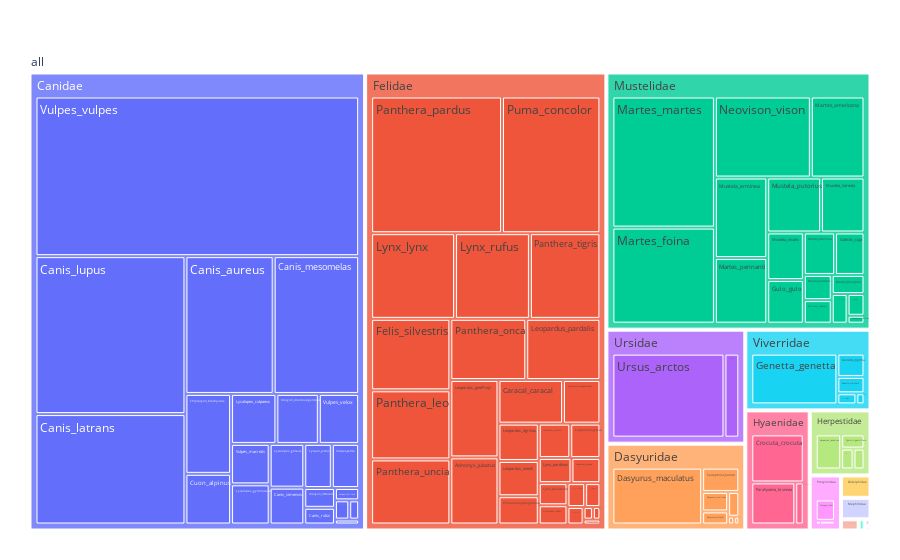

Source (notebook cell):
### Code cell
fig = px.treemap(data_plot, path=[px.Constant("all"), 'familyCarni', 'scientificNameCarni'], values='scientificNameCarni_count')
fig.update_layout(margin = dict(t=50, l=25, r=25, b=25))
fig.show()

### Figure 1 — Plotly figure (JSON) as saved in the notebook; plotly's stock layout.template omitted (floating-point values rounded to 4 significant figures)
{"data": [{"branchvalues": "total", "domain": {"x": [0, 1], "y": [0, 1]}, "hovertemplate": "labels=%{label}<br>scientificNameCarni_count=%{value}<br>parent=%{parent}<br>id=%{id}<extra></extra>", "ids": ["all/Felidae/Acinonyx_jubatus", "all/Herpestidae/Atilax_paludinosus", "all/Procyonidae/Bassariscus_astutus", "all/Canidae/Canis_aureus", "all/Canidae/Canis_latrans", "all/Canidae/Canis_lupus", "all/Canidae/Canis_mesomelas", "all/Canidae/Canis_rufus", "all/Canidae/Canis_simensis", "all/Felidae/Caracal_aurata", "all/Felidae/Caracal_caracal", "all/Felidae/Catopuma_temminckii", "all/Canidae/Chrysocyon_brachyurus", "all/Viverridae/Civettictis_civetta", "all/Hyaenidae/Crocuta_crocuta", "all/Eupleridae/Cryptoprocta_ferox", "all/Canidae/Cuon_alpinus", "all/Herpestidae/Cynictis_penicillata", "all/Dasyuridae/Dasycercus_blythi", "all/Dasyuridae/Dasycercus_cristicauda", "all/Dasyuridae/Dasykaluta_rosamondae", "all/Dasyuridae/Dasyurus_maculatus", "all/Dasyuridae/Dasyurus_viverrinus", "all/Gliridae/Eliomys_quercinus", "all/Felidae/Felis_chaus", "all/Felidae/Felis_margarita", "all/Felidae/Felis_nigripes", "all/Felidae/Felis_silvestris", "all/Mustelidae/Galictis_cuja", "all/Viverridae/Genetta_cristata", "all/Viverridae/Genetta_genetta", "all/Viverridae/Genetta_maculata", "all/Viverridae/Genetta_tigrina", "all/Mustelidae/Gulo_gulo", "all/Felidae/Herpailurus_yagouaroundi", "all/Herpestidae/Herpestes_javanicus", "all/Herpestidae/Herpestes_urva", "all/Hyaenidae/Hyaena_hyaena", "all/Felidae/Leopardus_colocolo", "all/Felidae/Leopardus_geoffroyi", "all/Felidae/Leopardus_guigna", "all/Felidae/Leopardus_jacobita", "all/Felidae/Leopardus_pardalis", "all/Felidae/Leopardus_tigrinus", "all/Felidae/Leopardus_wiedii", "all/Felidae/Leptailurus_serval", "all/Didelphidae/Lestodelphys_halli", "all/Didelphidae/Lutreolina_crassicaudata", "all/Canidae/Lycalopex_culpaeus", "all/Canidae/Lycalopex_griseus", "all/Canidae/Lycalopex_gymnocercus", "all/Canidae/Lycalopex_vetulus", "all/Canidae/Lycaon_pictus", "all/Felidae/Lynx_canadensis", "all/Felidae/Lynx_lynx", "all/Felidae/Lynx_pardinus", "all/Felidae/Lynx_rufus", "all/Mustelidae/Martes_americana", "all/Mustelidae/Martes_flavigula", "all/Mustelidae/Martes_foina", "all/Mustelidae/Martes_martes", "all/Mustelidae/Martes_pennanti", "all/Mustelidae/Martes_zibellina", "all/Mustelidae/Meles_leucurus", "all/Mustelidae/Mellivora_capensis", "all/Didelphidae/Metachirus_nudicaudatus", "all/Didelphidae/Monodelphis_glirina", "all/Mustelidae/Mustela_erminea", "all/Mustelidae/Mustela_itatsi", "all/Mustelidae/Mustela_lutreola", "all/Mustelidae/Mustela_nivalis", "all/Mustelidae/Mustela_putorius", "all/Mustelidae/Mustela_sibirica", "all/Mustelidae/Neovison_vison", "all/Lorisidae/Nycticebus_coucang", "all/Felidae/Otocolobus_manul", "all/Felidae/Panthera_leo", "all/Felidae/Panthera_onca", "all/Felidae/Panthera_pardus", "all/Felidae/Panthera_tigris", "all/Felidae/Panthera_uncia", "all/Hyaenidae/Parahyaena_brunnea", "all/Dasyuridae/Phascogale_tapoatafa", "all/Didelphidae/Philander_frenatus", "all/Felidae/Prionailurus_bengalensis", "all/Procyonidae/Procyon_lotor", "all/Felidae/Puma_concolor", "all/Dasyuridae/Sarcophilus_harrisii", "all/Canidae/Speothos_venaticus", "all/Mephitidae/Spilogale_gracilis", "all/Mephitidae/Spilogale_pygmaea", "all/Mustelidae/Taxidea_taxus", "all/Canidae/Urocyon_cinereoargenteus", "all/Canidae/Urocyon_littoralis", "all/Ursidae/Ursus_arctos", "all/Ursidae/Ursus_maritimus", "all/Phyllostomidae/Vampyrum_spectrum", "all/Canidae/Vulpes_ferrilata", "all/Canidae/Vulpes_lagopus", "all/Canidae/Vulpes_macrotis", "all/Canidae/Vulpes_velox", "all/Canidae/Vulpes_vulpes", "all/Canidae/Vulpes_zerda", "all/Canidae", "all/Dasyuridae", "all/Didelphidae", "all/Eupleridae", "all/Felidae", "all/Gliridae", "all/Herpestidae", "all/Hyaenidae", "all/Lorisidae", "all/Mephitidae", "all/Mustelidae", "all/Phyllostomidae", "all/Procyonidae", "all/Ursidae", "all/Viverridae", "all"], "labels": ["Acinonyx_jubatus", "Atilax_paludinosus", "Bassariscus_astutus", "Canis_aureus", "Canis_latrans", "Canis_lupus", "Canis_mesomelas", "Canis_rufus", "Canis_simensis", "Caracal_aurata", "Caracal_caracal", "Catopuma_temminckii", "Chrysocyon_brachyurus", "Civettictis_civetta", "Crocuta_crocuta", "Cryptoprocta_ferox", "Cuon_alpinus", "Cynictis_penicillata", "Dasycercus_blythi", "Dasycercus_cristicauda", "Dasykaluta_rosamondae", "Dasyurus_maculatus", "Dasyurus_viverrinus", "Eliomys_quercinus", "Felis_chaus", "Felis_margarita", "Felis_nigripes", "Felis_silvestris", "Galictis_cuja", "Genetta_cristata", "Genetta_genetta", "Genetta_maculata", "Genetta_tigrina", "Gulo_gulo", "Herpailurus_yagouaroundi", "Herpestes_javanicus", "Herpestes_urva", "Hyaena_hyaena", "Leopardus_colocolo", "Leopardus_geoffroyi", "Leopardus_guigna", "Leopardus_jacobita", "Leopardus_pardalis", "Leopardus_tigrinus", "Leopardus_wiedii", "Leptailurus_serval", "Lestodelphys_halli", "Lutreolina_crassicaudata", "Lycalopex_culpaeus", "Lycalopex_griseus", "Lycalopex_gymnocercus", "Lycalopex_vetulus", "Lycaon_pictus", "Lynx_canadensis", "Lynx_lynx", "Lynx_pardinus", "Lynx_rufus", "Martes_americana", "Martes_flavigula", "Martes_foina", "Martes_martes", "Martes_pennanti", "Martes_zibellina", "Meles_leucurus", "Mellivora_capensis", "Metachirus_nudicaudatus", "Monodelphis_glirina", "Mustela_erminea", "Mustela_itatsi", "Mustela_lutreola", "Mustela_nivalis", "Mustela_putorius", "Mustela_sibirica", "Neovison_vison", "Nycticebus_coucang", "Otocolobus_manul", "Panthera_leo", "Panthera_onca", "Panthera_pardus", "Panthera_tigris", "Panthera_uncia", "Parahyaena_brunnea", "Phascogale_tapoatafa", "Philander_frenatus", "Prionailurus_bengalensis", "Procyon_lotor", "Puma_concolor", "Sarcophilus_harrisii", "Speothos_venaticus", "Spilogale_gracilis", "Spilogale_pygmaea", "Taxidea_taxus", "Urocyon_cinereoargenteus", "Urocyon_littoralis", "Ursus_arctos", "Ursus_maritimus", "Vampyrum_spectrum", "Vulpes_ferrilata", "Vulpes_lagopus", "Vulpes_macrotis", "Vulpes_velox", "Vulpes_vulpes", "Vulpes_zerda", "Canidae", "Dasyuridae", "Didelphidae", "Eupleridae", "Felidae", "Gliridae", "Herpestidae", "Hyaenidae", "Lorisidae", "Mephitidae", "Mustelidae", "Phyllostomidae", "Procyonidae", "Ursidae", "Viverridae", "all"], "name": "", "parents": ["all/Felidae", "all/Herpestidae", "all/Procyonidae", "all/Canidae", "all/Canidae", "all/Canidae", "all/Canidae", "all/Canidae", "all/Canidae", "all/Felidae", "all/Felidae", "all/Felidae", "all/Canidae", "all/Viverridae", "all/Hyaenidae", "all/Eupleridae", "all/Canidae", "all/Herpestidae", "all/Dasyuridae", "all/Dasyuridae", "all/Dasyuridae", "all/Dasyuridae", "all/Dasyuridae", "all/Gliridae", "all/Felidae", "all/Felidae", "all/Felidae", "all/Felidae", "all/Mustelidae", "all/Viverridae", "all/Viverridae", "all/Viverridae", "all/Viverridae", "all/Mustelidae", "all/Felidae", "all/Herpestidae", "all/Herpestidae", "all/Hyaenidae", "all/Felidae", "all/Felidae", "all/Felidae", "all/Felidae", "all/Felidae", "all/Felidae", "all/Felidae", "all/Felidae", "all/Didelphidae", "all/Didelphidae", "all/Canidae", "all/Canidae", "all/Canidae", "all/Canidae", "all/Canidae", "all/Felidae", "all/Felidae", "all/Felidae", "all/Felidae", "all/Mustelidae", "all/Mustelidae", "all/Mustelidae", "all/Mustelidae", "all/Mustelidae", "all/Mustelidae", "all/Mustelidae", "all/Mustelidae", "all/Didelphidae", "all/Didelphidae", "all/Mustelidae", "all/Mustelidae", "all/Mustelidae", "all/Mustelidae", "all/Mustelidae", "all/Mustelidae", "all/Mustelidae", "all/Lorisidae", "all/Felidae", "all/Felidae", "all/Felidae", "all/Felidae", "all/Felidae", "all/Felidae", "all/Hyaenidae", "all/Dasyuridae", "all/Didelphidae", "all/Felidae", "all/Procyonidae", "all/Felidae", "all/Dasyuridae", "all/Canidae", "all/Mephitidae", "all/Mephitidae", "all/Mustelidae", "all/Canidae", "all/Canidae", "all/Ursidae", "all/Ursidae", "all/Phyllostomidae", "all/Canidae", "all/Canidae", "all/Canidae", "all/Canidae", "all/Canidae", "all/Canidae", "all", "all", "all", "all", "all", "all", "all", "all", "all", "all", "all", "all", "all", "all", "all", ""], "type": "treemap", "values": [275, 45, 19, 1020, 1389, 1987, 988, 43, 107, 24, 240, 7, 306, 12, 312, 15, 194, 58, 43, 35, 6, 645, 64, 3, 8, 10, 31, 482, 112, 28, 581, 59, 84, 143, 139, 156, 40, 44, 92, 317, 62, 36, 386, 128, 121, 88, 4, 14, 190, 127, 130, 10, 102, 54, 612, 70, 546, 390, 56, 883, 1205, 308, 119, 63, 59, 13, 7, 378, 33, 214, 156, 265, 12, 697, 2, 47, 466, 395, 1523, 514, 439, 229, 5, 12, 97, 111, 1145, 114, 23, 14, 34, 42, 178, 51, 1057, 140, 5, 25, 16, 131, 169, 4335, 101, 11622, 912, 50, 15, 8354, 3, 299, 585, 2, 48, 5135, 5, 130, 1197, 764, 29121]}], "layout": {"legend": {"tracegroupgap": 0}, "margin": {"b": 25, "l": 25, "r": 25, "t": 50}}}
